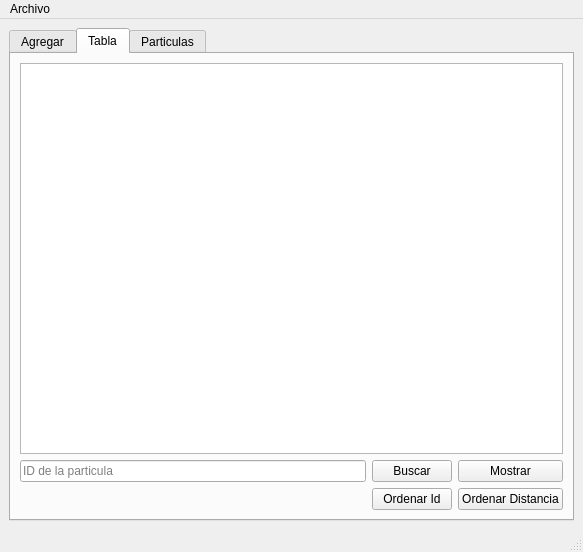
<?xml version="1.0" encoding="UTF-8"?>
<ui version="4.0">
 <class>MainWindow</class>
 <widget class="QMainWindow" name="MainWindow">
  <property name="geometry">
   <rect>
    <x>0</x>
    <y>0</y>
    <width>583</width>
    <height>552</height>
   </rect>
  </property>
  <property name="windowTitle">
   <string>MainWindow</string>
  </property>
  <widget class="QWidget" name="centralwidget">
   <layout class="QGridLayout" name="gridLayout_3">
    <item row="0" column="0">
     <widget class="QTabWidget" name="tabWidget">
      <property name="currentIndex">
       <number>1</number>
      </property>
      <widget class="QWidget" name="tab">
       <attribute name="title">
        <string>Agregar</string>
       </attribute>
       <layout class="QGridLayout" name="gridLayout_2">
        <item row="0" column="0">
         <widget class="QGroupBox" name="groupBox">
          <property name="title">
           <string>Particulas</string>
          </property>
          <layout class="QGridLayout" name="gridLayout">
           <item row="6" column="0">
            <widget class="QLabel" name="label_2">
             <property name="text">
              <string>Red</string>
             </property>
            </widget>
           </item>
           <item row="1" column="0">
            <widget class="QLabel" name="label0">
             <property name="text">
              <string>Origen X</string>
             </property>
            </widget>
           </item>
           <item row="5" column="0">
            <widget class="QLabel" name="label_5">
             <property name="text">
              <string>Destino Y</string>
             </property>
            </widget>
           </item>
           <item row="3" column="1">
            <widget class="QSpinBox" name="OrigenY_spinBox">
             <property name="maximum">
              <number>999</number>
             </property>
            </widget>
           </item>
           <item row="8" column="1">
            <widget class="QSpinBox" name="Blue_spinBox"/>
           </item>
           <item row="3" column="0">
            <widget class="QLabel" name="label_3">
             <property name="text">
              <string>Origen Y</string>
             </property>
            </widget>
           </item>
           <item row="4" column="0">
            <widget class="QLabel" name="label_4">
             <property name="text">
              <string>Destino X</string>
             </property>
            </widget>
           </item>
           <item row="11" column="0" colspan="2">
            <widget class="QPushButton" name="Mostrar">
             <property name="text">
              <string>Mostrar</string>
             </property>
            </widget>
           </item>
           <item row="6" column="1">
            <widget class="QSpinBox" name="Red_spinBox"/>
           </item>
           <item row="4" column="1">
            <widget class="QSpinBox" name="DestinoX_spinBox">
             <property name="maximum">
              <number>255</number>
             </property>
            </widget>
           </item>
           <item row="9" column="0" colspan="2">
            <widget class="QPushButton" name="Agregar_Inicio">
             <property name="text">
              <string>Agregar al inicio</string>
             </property>
            </widget>
           </item>
           <item row="12" column="0" colspan="2">
            <widget class="QPushButton" name="ordenar_Id">
             <property name="text">
              <string>Ordenar Id</string>
             </property>
            </widget>
           </item>
           <item row="0" column="1">
            <widget class="QSpinBox" name="ID_spinBox">
             <property name="maximum">
              <number>999</number>
             </property>
            </widget>
           </item>
           <item row="0" column="0">
            <widget class="QLabel" name="label">
             <property name="text">
              <string>ID:</string>
             </property>
            </widget>
           </item>
           <item row="8" column="0">
            <widget class="QLabel" name="label_8">
             <property name="text">
              <string>Blue</string>
             </property>
            </widget>
           </item>
           <item row="10" column="0" colspan="2">
            <widget class="QPushButton" name="Agregar_final">
             <property name="text">
              <string>Agregar al final</string>
             </property>
            </widget>
           </item>
           <item row="7" column="1">
            <widget class="QSpinBox" name="Green_spinBox"/>
           </item>
           <item row="7" column="0">
            <widget class="QLabel" name="label_7">
             <property name="text">
              <string>Green</string>
             </property>
            </widget>
           </item>
           <item row="1" column="1">
            <widget class="QSpinBox" name="OrigenX_spinBox">
             <property name="maximum">
              <number>999</number>
             </property>
            </widget>
           </item>
           <item row="5" column="1">
            <widget class="QSpinBox" name="DestinoY_spinBox">
             <property name="maximum">
              <number>255</number>
             </property>
            </widget>
           </item>
           <item row="13" column="0" colspan="2">
            <widget class="QPushButton" name="ordenar_distancia">
             <property name="text">
              <string>Ordenar Distancia</string>
             </property>
            </widget>
           </item>
          </layout>
         </widget>
        </item>
        <item row="0" column="1">
         <widget class="QPlainTextEdit" name="Print"/>
        </item>
       </layout>
      </widget>
      <widget class="QWidget" name="tab_2">
       <attribute name="title">
        <string>Tabla</string>
       </attribute>
       <layout class="QGridLayout" name="gridLayout_4">
        <item row="0" column="0" colspan="4">
         <widget class="QTableWidget" name="table"/>
        </item>
        <item row="2" column="0">
         <spacer name="horizontalSpacer">
          <property name="orientation">
           <enum>Qt::Horizontal</enum>
          </property>
          <property name="sizeHint" stdset="0">
           <size>
            <width>40</width>
            <height>20</height>
           </size>
          </property>
         </spacer>
        </item>
        <item row="1" column="3">
         <widget class="QPushButton" name="view_button">
          <property name="text">
           <string>Mostrar</string>
          </property>
         </widget>
        </item>
        <item row="1" column="2">
         <widget class="QPushButton" name="search_button">
          <property name="text">
           <string>Buscar</string>
          </property>
         </widget>
        </item>
        <item row="1" column="0" colspan="2">
         <widget class="QLineEdit" name="search_line">
          <property name="placeholderText">
           <string>ID de la particula</string>
          </property>
         </widget>
        </item>
        <item row="2" column="3">
         <widget class="QPushButton" name="ordenar_distancia2">
          <property name="text">
           <string>Ordenar Distancia</string>
          </property>
         </widget>
        </item>
        <item row="2" column="2">
         <widget class="QPushButton" name="ordenar_id2">
          <property name="text">
           <string>Ordenar Id</string>
          </property>
         </widget>
        </item>
       </layout>
      </widget>
      <widget class="QWidget" name="tab_3">
       <attribute name="title">
        <string>Particulas</string>
       </attribute>
       <layout class="QGridLayout" name="gridLayout_5">
        <item row="1" column="0">
         <widget class="QPushButton" name="dibujar">
          <property name="text">
           <string>Dibujar</string>
          </property>
         </widget>
        </item>
        <item row="1" column="1">
         <widget class="QPushButton" name="limpiar">
          <property name="text">
           <string>Limpiar</string>
          </property>
         </widget>
        </item>
        <item row="0" column="0" colspan="2">
         <widget class="QGraphicsView" name="graphicsView"/>
        </item>
       </layout>
      </widget>
     </widget>
    </item>
   </layout>
  </widget>
  <widget class="QMenuBar" name="menubar">
   <property name="geometry">
    <rect>
     <x>0</x>
     <y>0</y>
     <width>583</width>
     <height>21</height>
    </rect>
   </property>
   <widget class="QMenu" name="menuArchivo">
    <property name="title">
     <string>Archivo</string>
    </property>
    <addaction name="actionAbrir"/>
    <addaction name="actionGuardar"/>
   </widget>
   <addaction name="menuArchivo"/>
  </widget>
  <widget class="QStatusBar" name="statusbar"/>
  <action name="actionAbrir">
   <property name="text">
    <string>Abrir</string>
   </property>
   <property name="shortcut">
    <string>Ctrl+O</string>
   </property>
  </action>
  <action name="actionGuardar">
   <property name="text">
    <string>Guardar</string>
   </property>
   <property name="shortcut">
    <string>Ctrl+D</string>
   </property>
  </action>
 </widget>
 <resources/>
 <connections/>
</ui>
